Frame 1 (no input): blank canvas, image omitted
Frame 60 (the mouse pressed at the canvas centre just before this capture): blank canvas, image omitted
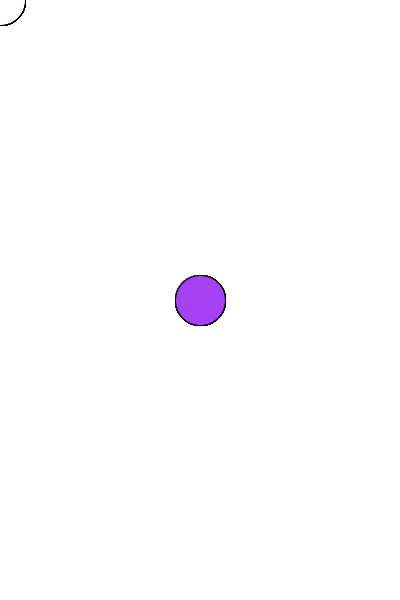
Frame 120 (the mouse held since frame 60 and released just before this capture)

The Processing sketch whose frames 1 and 60 were blank and that drew this single picture after the mouse press (run headless with seeded random() and noise(); from frame 60 on, the mouse is pressed at the canvas centre):

// Processing sketch: processing_49139
// ── processing_49139.pde


void setup ()
{
  size ( 400, 600) ;
  background (255, 255, 255) ;
  smooth () ;
  
}

void draw ()
{
  // fill (240, 0, 0) ;
  ellipse (mouseX, mouseY, 50, 50) ;
  
}

void mousePressed ()
{
  save ("snapshot.png" ) ;
  fill (random (255), random (255), random (255));
}
